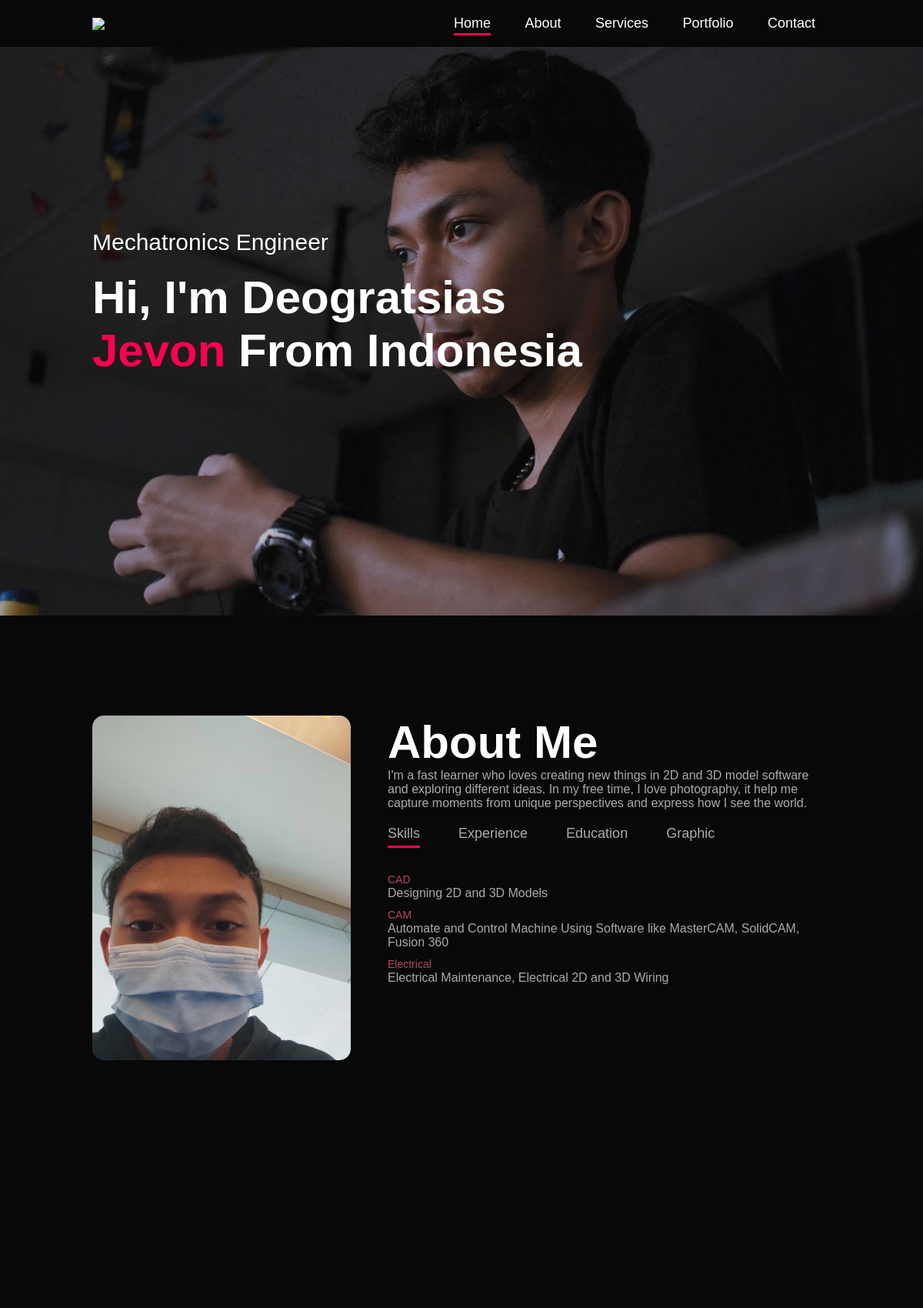
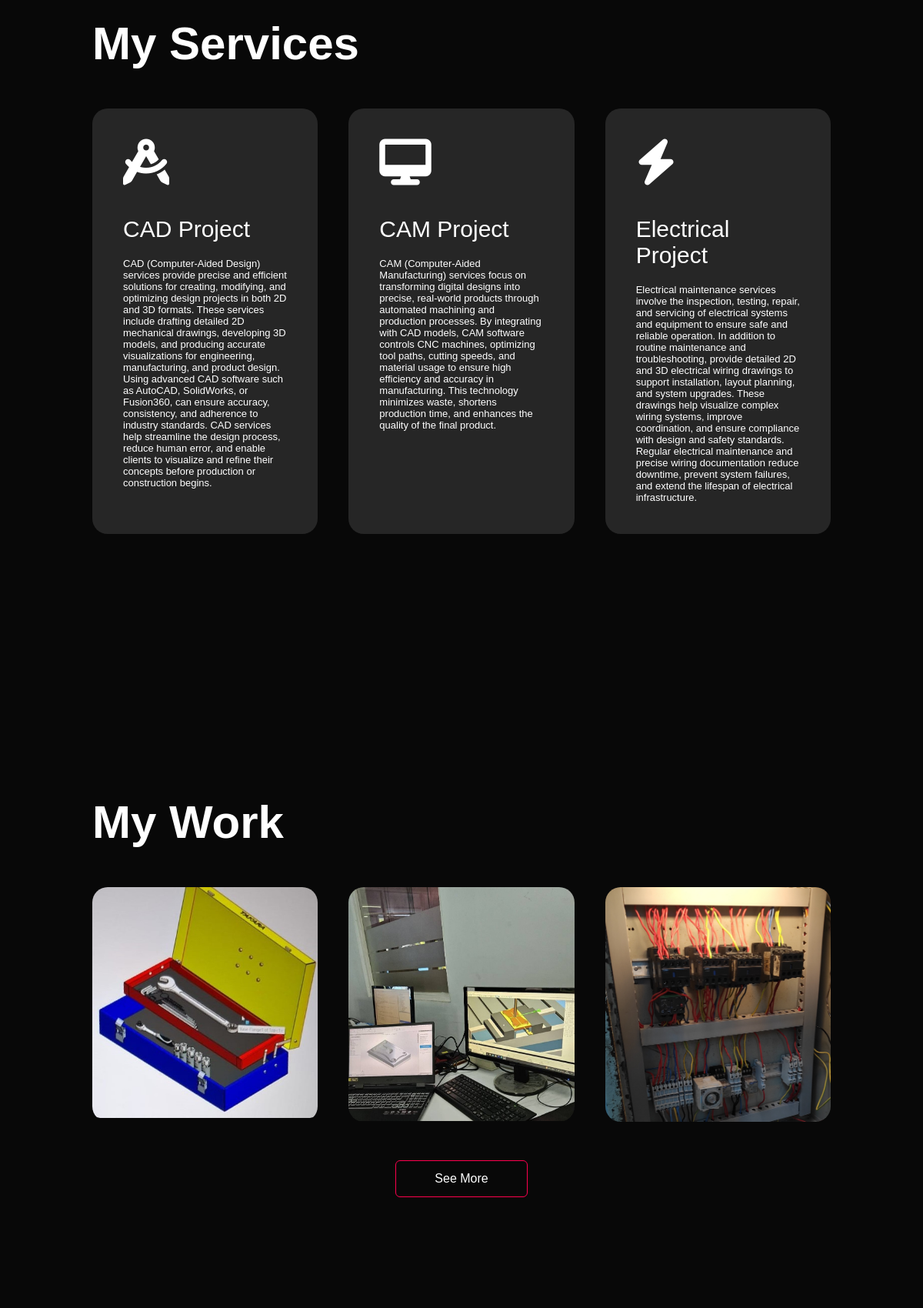
The page / (upper part) on the database its author committed (2 pictures, top to bottom).
### tables this page shows
CREATE TABLE `aboutme` (
  `id` int(11) NOT NULL,
  `tentang` text NOT NULL
);

CREATE TABLE `skills` (
  `id` int(11) NOT NULL,
  `skill` varchar(100) NOT NULL,
  `keterangan` text NOT NULL
);

CREATE TABLE `servicee` (
  `id` int(11) NOT NULL,
  `layanan` text NOT NULL
);

### about.php (the view, shortened to what this page needs)
<div id="about">
  <div class="container">
    <div class="row">
      <div class="about-col-1">
        <img src="img/user.jpg" alt="profile">
      </div>
      <div class="about-col-2">
        <h1 class="sub-title">About Me</h1>
        <?php include("koneksi.php");
        $sql = "SELECT tentang FROM aboutme";
        $result = $conn->query($sql);
        if ($result->num_rows > 0) {
          while ($row = $result->fetch_assoc()) {
            echo '<p><span>' . $row["tentang"] . '</p>';
          }
        }
        ?>
        <div class="tab-titles">
          <p class="tab-links active-link" onclick="opentab('skills')">Skills</p>
          <p class="tab-links" onclick="opentab('experience')">Experience</p>
          <p class="tab-links" onclick="opentab('education')">Education</p>
          <p class="tab-links" onclick="opentab('graphic')">Graphic</p>
        </div>
        <div class="tab-contents active-tab" id="skills">
          <ul>
            <?php include("koneksi.php");
            $sql = "SELECT skill, keterangan FROM skills";
            $result = $conn->query($sql);
            if ($result->num_rows > 0) {
              while ($row = $result->fetch_assoc()) {
                echo '<li><span>' . $row["skill"] . '</span><br>' . $row["keterangan"] . '</li>';
              }
            }
            ?>
          </ul>
        </div>
      </div>
    </div>
  </div>
</div>

### index.php (shortened to what this page needs)
<!DOCTYPE html>
<html lang="en">
<head>
    <link rel="stylesheet" href="css/style.css">
</head>
<body>
    <div id="header">
        <div class="container">
            <nav>
                <img src="img/Coba_Baru.png" class="logo">
                <ul id="sidemenu">
                    <li><a href="#header" class="active">Home</a></li>
                    <li><a href="#about">About</a></li>
                    <li><a href="#services">Services</a></li>
                    <li><a href="#portfolio">Portfolio</a></li>
                    <li><a href="#Contact">Contact</a></li>
                </ul>
            </nav>
            <div class="header-text">
                <p>Mechatronics Engineer</p>
                <h1> Hi, I'm Deogratsias<br><span>Jevon</span> From Indonesia</h1>
            </div>
        </div>
    </div>
    <?php include 'about.php'; ?>
    <?php include 'service.php'; ?>
    <div id="portfolio">
        <div class="container">
            <h1 class="sub-title">My Work</h1>
            <div class="work-list">
                <div class="work">
                    <img src="img/Work 1.jpg" alt="work1">
                </div>
                <div class="work">
                    <img src="img/CAM.jpg" alt="work2">
                </div>
                <div class="work">
                    <img src="img/EWiring.jpg" alt="work3">
                </div>
            </div>
            <a href="#" class="btn">See More</a>
        </div>
    </div>
</body>
</html>

### service.php (shortened to what this page needs)
<div id="services">
  <div class="container">
    <h1 class="sub-title">My Services</h1>
    <div class="services-list">
      <div>
        <i class="fa-solid fa-compass-drafting"></i>
        <h2>CAD Project</h2>
        <?php include("koneksi.php");
        $id = 1;
        $sql = "SELECT * FROM servicee WHERE id = $id";
        $result = $conn->query($sql);
        if ($result->num_rows > 0) {
          while ($row = $result->fetch_assoc()) {
            echo '<p><span>' . $row["layanan"] . '</p>';
          }
        }
        ?>
      </div>
      <div>
        <i class="fa-solid fa-desktop"></i>
        <h2>CAM Project</h2>
        <?php include("koneksi.php");
        $id = 2;
        $sql = "SELECT * FROM servicee WHERE id = $id";
        $result = $conn->query($sql);
        if ($result->num_rows > 0) {
          while ($row = $result->fetch_assoc()) {
            echo '<p><span>' . $row["layanan"] . '</p>';
          }
        }
        ?>
      </div>
      <div>
        <i class="fa-solid fa-bolt"></i>
        <h2>Electrical Project</h2>
        <?php include("koneksi.php");
        $id = 3;
        $sql = "SELECT * FROM servicee WHERE id = $id";
        $result = $conn->query($sql);
        if ($result->num_rows > 0) {
          while ($row = $result->fetch_assoc()) {
            echo '<p><span>' . $row["layanan"] . '</p>';
          }
        }
        ?>
      </div>
    </div>
  </div>
</div>

### css/style.css (style rules this page uses)
* { margin: 0; padding: 0; font-family: 'Poppins', sans-serif; box-sizing: border-box; }
html { scroll-behavior: smooth; }
body { background: #080808; color: #fff; }
#header { width: 100%; height: 100vh; background-image: url(../img/Bg.jpg); background-size: cover; background-position: center; }
.container { padding: 10px 10%; }
nav { display: flex; align-items: center; justify-content: space-between; flex-wrap: wrap; position: fixed; top: 0; left: 0; width: 100%; background: #080808; padding: 10px 10%; z-index: 1000; transition: background 0.3s; }
nav ul li { display: inline-block; list-style: none; margin: 10px 20px; }
nav ul li a { color: #fff; text-decoration: none; font-size: 18px; position: relative; }
nav ul li a::after { content: ''; width: 0; height: 3px; background: #ff004f; position: absolute; left: 0; bottom: -6px; transition: 0.5s; }
nav ul li a.active::after { width: 100%; }
.header-text { margin-top: 30%; font-size: 30px; }
.header-text h1 { font-size: 60px; margin-top: 20px; }
.header-text h1 span { color: #ff004f; }
#about { padding: 120px 0; color: #ababab; }
.row { display: flex; justify-content: space-between; flex-wrap: wrap; }
.about-col-1 { flex-basis: 35%; }
.about-col-1 img { width: 100%; border-radius: 15px; }
.about-col-2 { flex-basis: 60%; }
.sub-title { font-size: 60px; font-weight: 600; color: #fff; }
.tab-titles { display: flex; margin: 20px 0 40px; }
.tab-links { margin-right: 50px; font-size: 18px; font-weight: 500; cursor: pointer; position: relative; }
.tab-links::after { content: ''; width: 0; height: 3px; background: #ff004f; position: absolute; left: 0; bottom: -8px; transition: 0.5s; }
.tab-links.active-link::after { width: 100%; }
.tab-contents ul li { list-style: none; margin: 10px 0; }
.tab-contents ul li span { color: #b54769; font-size: 14px; }
.tab-contents { display: none; }
.tab-contents.active-tab { display: block; }
#services { padding: 200px 0; }
.services-list { display: grid; grid-template-columns: repeat(auto-fit, minmax(250px, 1fr)); grid-gap: 40px; margin-top: 50px; }
.services-list div { background: #262626; padding: 40px; font-size: 13px; font-weight: 300; border-radius: 20px; transition: background 0.5s, transform 0.5s; }
.services-list div i { font-size: 60px; margin-bottom: 40px; }
.services-list div h2 { font-size: 30px; font-weight: 500; margin-bottom: 20px; }
#portfolio { padding: 120px 0; }
.work-list { display: grid; grid-template-columns: repeat(auto-fit, minmax(250px, 1fr)); grid-gap: 40px; margin-top: 50px; }
.work { border-radius: 20px; position: relative; overflow: hidden; }
.work img { width: 100%; border-radius: 10px; display: block; transition: transform 0.5s; }
.btn { display: block; margin: 50px auto; width: fit-content; border: 1px solid #ff004f; padding: 14px 50px; border-radius: 6px; text-decoration: none; color: #fff; transition: background 0.5s; }

### rows shown on the page
aboutme: tentang "I'm a fast learner who loves creating new things in 2D and 3D model software and exploring different ideas. In my free time, I love photography, it help me capture moments from unique perspectives and express how I see the world."
skills: skill "CAD", keterangan "Designing 2D and 3D Models"
skills: skill "CAM", keterangan "Automate and Control Machine Using Software like MasterCAM, SolidCAM, Fusion 360"
skills: skill "Electrical", keterangan "Electrical Maintenance, Electrical 2D and 3D Wiring"
servicee: layanan "CAD (Computer-Aided Design) services provide precise and efficient solutions for creating, modifying, and optimizing design projects in both 2D and 3D formats. These services include drafting detailed 2D mechanical drawings, developing 3D models, and producing accurate visualizations for engineering, manufacturing, and product design. Using advanced CAD software such as AutoCAD, SolidWorks, or Fusion360, can ensure accuracy, consistency, and adherence to industry standards. CAD services help streamline the design process, reduce human error, and enable clients to visualize and refine their concepts before production or construction begins."
servicee: layanan "CAM (Computer-Aided Manufacturing) services focus on transforming digital designs into precise, real-world products through automated machining and production processes. By integrating with CAD models, CAM software controls CNC machines, optimizing tool paths, cutting speeds, and material usage to ensure high efficiency and accuracy in manufacturing. This technology minimizes waste, shortens production time, and enhances the quality of the final product."
servicee: layanan "Electrical maintenance services involve the inspection, testing, repair, and servicing of electrical systems and equipment to ensure safe and reliable operation. In addition to routine maintenance and troubleshooting, provide detailed 2D and 3D electrical wiring drawings to support installation, layout planning, and system upgrades. These drawings help visualize complex wiring systems, improve coordination, and ensure compliance with design and safety standards. Regular electrical maintenance and precise wiring documentation reduce downtime, prevent system failures, and extend the lifespan of electrical infrastructure."
